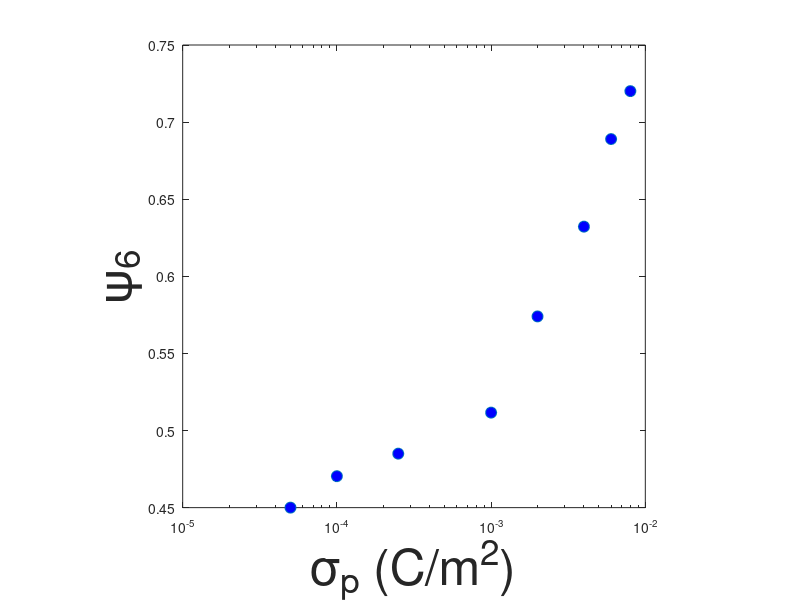

Here is the MATLAB script that generated this plot: (Note: this script raises an error after producing the figure.)
close all
clear all
clc

x_1 = [5e-5 ,10e-5, 25e-5 100e-5, 200e-5, 400e-5, 600e-5, 800e-5];
y_1 = [0.45 ,0.4704, 0.485, 0.5116, 0.574, 0.6322, 0.6890, 0.7201];

figure;
semilogx(x_1, y_1, 'o', 'MarkerFaceColor', 'b', 'MarkerSize', 8);
axis square;
xlabel('\sigma_p (C/m^2)', 'FontSize', 36);
ylabel('\psi_6', 'FontSize', 36);
ax = gca;
ax.XTick = [1e-4, 1e-3];
ax.XTickLabel = { '10^{-4}', '10^{-3}'};
ylim([0.43 0.75]);
xlim([1e-5 8e-3]); 
ax.XMinorTick = 'on';
ax.YMinorTick = 'on';
ax.FontSize = 36;
ax.XAxis.FontSize = 36;
ax.YAxis.FontSize = 36;
ax.LineWidth = 2;
